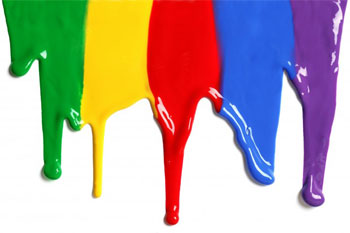
#> input picture 24-Histogram/color.jpg, 350 x 233 px
$ python 24-Histogram.py
#> lines starting #> are read from the running program, lines starting #| are printed output that depends on the picture
import numpy as np
import matplotlib.pyplot as plt
import tkinter
import cv2
#Plot Histogram
image = cv2.imread("color.jpg")
#> image is the input picture: shape (233, 350, 3); mean B, G, R 163.9, 171.3, 184.6
gray = cv2.cvtColor(image,cv2.COLOR_RGB2GRAY)
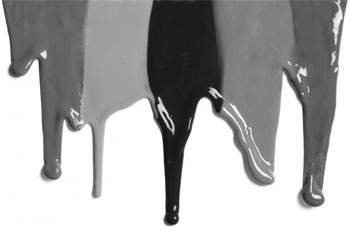
#> gray: shape (233, 350); min 15, max 255, mean 170.6
hist = cv2.calcHist(gray,[0],None,[256],[0,256])
#> hist = 256 values, max 22 at index 106, min 0 at index 0, mean 1.37
plt.figure()
plt.title("Histogram Of This Image")
plt.xlabel("Bins")
plt.ylabel("Sharp(#) Of Pixels")
plt.plot(hist)
plt.xlim([0,256])

#Normalizing Histogram
hist /=hist.sum()
#> hist = 256 values, max 0.0629 at index 106, min 0 at index 0, mean 0.00391
plt.figure()
plt.title("Normalaized Histogram Of This Image")
plt.xlabel("Bins")
plt.ylabel("Sharp(#) Of Pixels")
plt.plot(hist)
plt.xlim([0,256])
#Color Histogram
plt.figure()
colors = ("b","g","r")
chans = cv2.split(image)
for (color,chan) in zip(colors,chans):
    hist = cv2.calcHist([chan],[0],None,[256],[0,256])
    plt.plot(hist,color=color)
    plt.xlim([0,256])
#> this loop made 3 passes
#> color on passes 1 to 3: 'b', 'g', 'r'

plt.show()
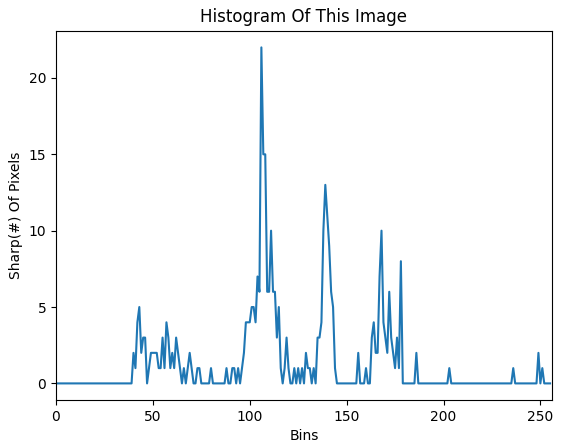
#> figure drawn by matplotlib, 1 panel; curve peaks at x = 106, y = 22
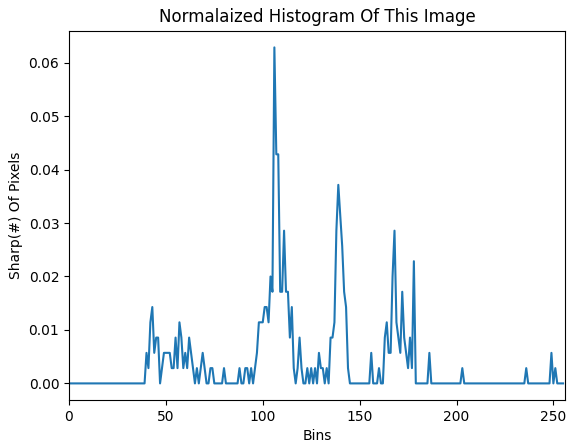
#> figure drawn by matplotlib, 1 panel; curve peaks at x = 106, y = 0.0629
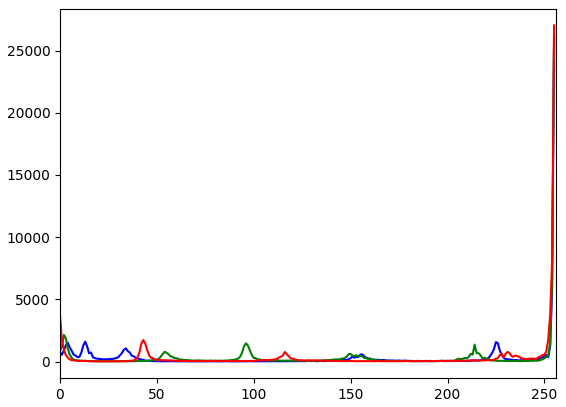
#> figure drawn by matplotlib, 1 panel; curve peaks at x = 255, y = 25934; curve peaks at x = 255, y = 25666; curve peaks at x = 255, y = 27020
